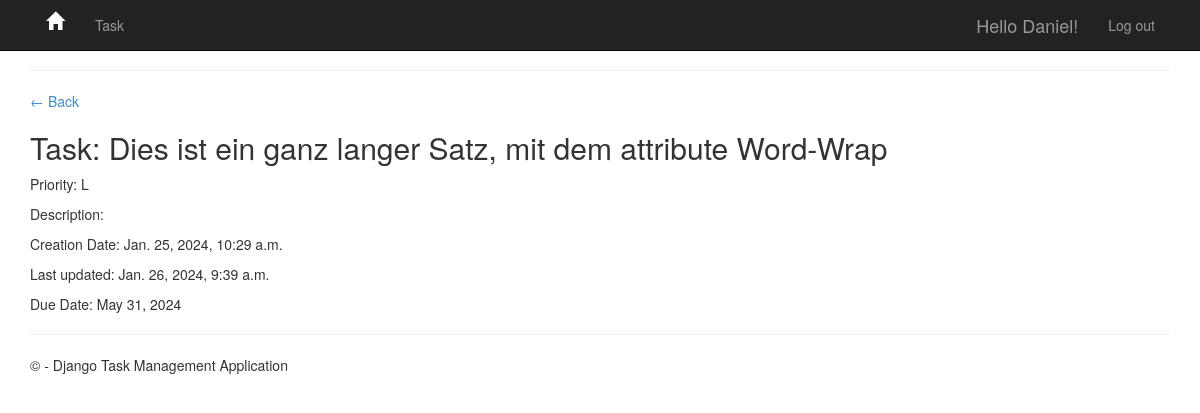
Page /task/31/ (signed in) on the earlier database version.
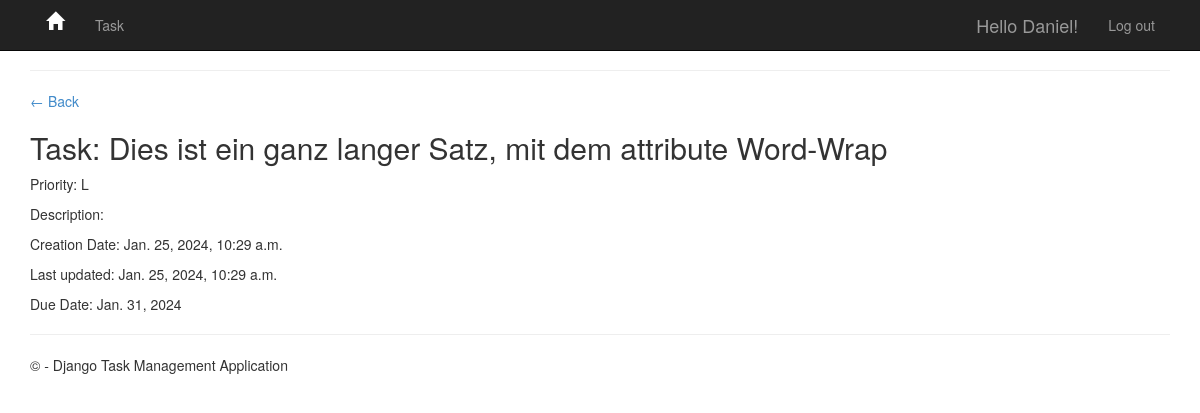
Same page on the later database version.
### app/models.py (models this page shows, shortened)
class Task(models.Model):
    PRIORITY_CHOICES = [
        ('L', 'Low'),
        ('M', 'Medium'),
        ('H', 'High'),
        ('F', 'Fast Lane'),
    ]
    due_date = models.DateField(
        auto_now_add=False, auto_now=False, blank=True, null=True)
    user = models.ForeignKey(
        User, on_delete=models.CASCADE, null=True, blank=True)
    title = models.CharField(max_length=200)
    description = models.TextField(null=True, blank=True)
    complete = models.BooleanField(default=False)
    create = models.DateTimeField(auto_now_add=True)
    update = models.DateTimeField(auto_now=True)
    priority = models.CharField(
        max_length=1,
        choices=PRIORITY_CHOICES,
        default='L',
    )
    class Meta:
        ordering = ['complete']

### app/views.py (the view)
# urls.py: path('task/<int:pk>/', views.TaskDetail.as_view(), name='task'),
class TaskDetail(LoginRequiredMixin, DetailView):
    model = Task
    context_object_name = 'task'
    template_name = 'app/task.html'

### app/templates/app/task.html
{% extends 'app/layout.html' %}
{% block content %}
<hr />
<p><a href="{% url 'tasks' %}">&#8592; Back</a></p>
<h2>Task: {{ task.title }}</h2>
<p>Priority: {{ task.priority }}</p>
<p>Description: {{ task.description }}</p>
<p>Creation Date: {{ task.create }}</p>
<p>Last updated: {{ task.update }}</p>
<p>Due Date: {{ task.due_date }}</p>
{% endblock content %}

### app/templates/app/layout.html (shortened to what this page needs)
<!DOCTYPE html>
<html>
<head>
    {% load static %}
    <link rel="stylesheet" type="text/css" href="{% static 'app/content/bootstrap.min.css' %}" />
    <link rel="stylesheet" type="text/css" href="{% static 'app/content/site.css' %}" />
    <link rel="stylesheet" type="text/css" href="{% static 'app/content/customcss.css' %}" />
    <link rel="stylesheet" href="https://cdnjs.cloudflare.com/ajax/libs/font-awesome/4.7.0/css/font-awesome.min.css">
</head>
<body>
    <div class="navbar navbar-inverse navbar-fixed-top">
        <div class="container">
            <div class="navbar-header">
                <a href="/" class="glyphicon glyphicon-home btn-lg" aria-hidden="true" style="color:white"></a>
            </div>
            <div class="navbar-collapse collapse">
                <ul class="nav navbar-nav">
                    {% if user.is_authenticated %}
                    <li><a href="{% url 'tasks' %}">Task</a></li>
                    {% endif %}
                </ul>
                {% include 'app/loginpartial.html' %}
            </div>
        </div>
    </div>
    <div class="container body-content">
        {% block content %}
        {% endblock %}
        <hr />
        <footer>
            <p>&copy; {{ year }} - Django Task Management Application</p>
        </footer>
    </div>
</body>
</html>

### app/templates/app/loginpartial.html (shortened to what this page needs)
{% if user.is_authenticated %}
<form id="logoutForm" action="/logout/" method="post" class="navbar-right">
    <ul class="nav navbar-nav navbar-right">
        <li><span class="navbar-brand">Hello {{ user.username }}!</span></li>
        <li><a href="javascript:document.getElementById('logoutForm').submit()">Log out</a></li>
    </ul>
</form>
{% else %}
<ul class="nav navbar-nav navbar-right">
    <li><a href="{% url 'login' %}">Log in</a></li>
    <li><a href="{% url 'signup' %}">Sign up</a></li>
</ul>
{% endif %}

### app/static/app/content/site.css (style rules this page uses)
body { padding-top: 50px; padding-bottom: 20px; }
.body-content { padding-left: 15px; padding-right: 15px; }

Differences in the rows shown:
changed Task "Dies ist ein ganz langer Satz, mit dem attribute Word-Wrap": update "Jan. 26, 2024, 9:39 a.m." → "Jan. 25, 2024, 10:29 a.m."; due_date "May 31, 2024" → "Jan. 31, 2024"
